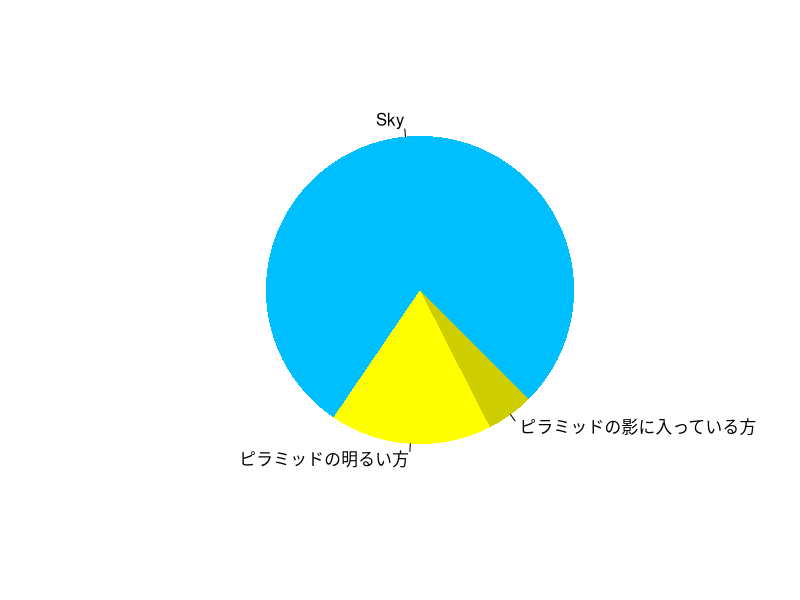

Write R code to recreate this figure.
## ---- chunk 1
#| label: pyramid
#| fig.alt: ピラミッドの錯覚
#| fig.cap: 毎朝お日様が登ります
pie(
  c(Sky = 78, "ピラミッドの明るい方" = 17, "ピラミッドの影に入っている方" = 5), 
  init.angle = 315, 
  col = c("deepskyblue", "yellow", "yellow3"), 
  border = FALSE
)
